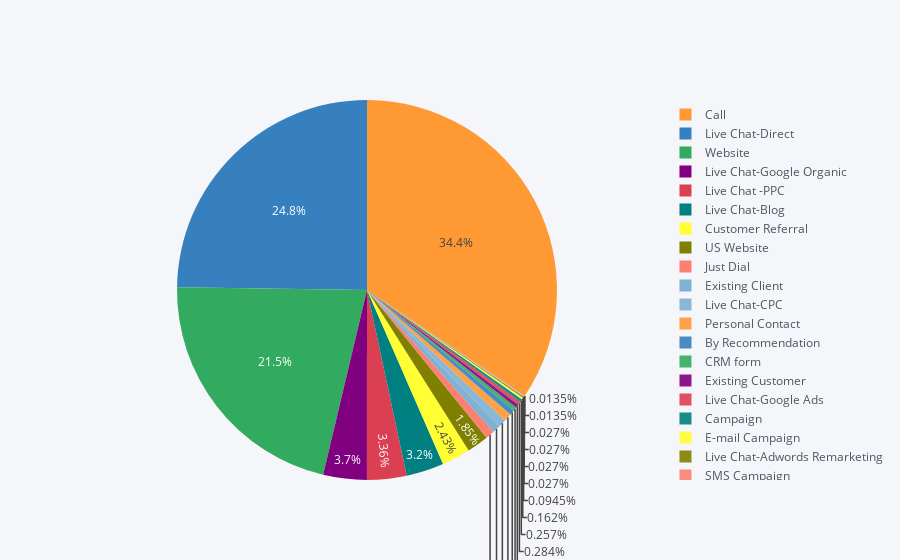

Write notebook code for a chart like this one.
### Markdown cell above
## Source

### Code cell
temp = data["Source"].value_counts()
df = pd.DataFrame({'labels': temp.index,
                   'values': temp.values
                  })
df.iplot(kind='pie',labels='labels',values='values')

### Figure 1 — Plotly figure (JSON) as saved in the notebook; plotly's stock layout.template omitted (floating-point values rounded to 4 significant figures)
{"data": [{"labels": ["Call", "Live Chat-Direct", "Website", "Live Chat-Google Organic", "Live Chat -PPC", "Live Chat-Blog", "Customer Referral", "US Website", "Just Dial", "Existing Client", "Live Chat-CPC", "Personal Contact", "By Recommendation", "CRM form", "Existing Customer", "Live Chat-Google Ads", "Campaign", "E-mail Campaign", "Live Chat-Adwords Remarketing", "SMS Campaign", "Other", "Live Chat-Youtube", "Live Chat-Quora", "E-Mail Message", "Live Chat-Justdial"], "marker": {"colors": ["rgba(255, 153, 51, 1.0)", "rgba(55, 128, 191, 1.0)", "rgba(50, 171, 96, 1.0)", "rgba(128, 0, 128, 1.0)", "rgba(219, 64, 82, 1.0)", "rgba(0, 128, 128, 1.0)", "rgba(255, 255, 51, 1.0)", "rgba(128, 128, 0, 1.0)", "rgba(251, 128, 114, 1.0)", "rgba(128, 177, 211, 1.0)", "rgba(128, 177, 211, 0.8999999999999999)", "rgba(255, 153, 51, 0.8999999999999999)", "rgba(55, 128, 191, 0.8999999999999999)", "rgba(50, 171, 96, 0.8999999999999999)", "rgba(128, 0, 128, 0.8999999999999999)", "rgba(219, 64, 82, 0.8999999999999999)", "rgba(0, 128, 128, 0.8999999999999999)", "rgba(255, 255, 51, 0.8999999999999999)", "rgba(128, 128, 0, 0.8999999999999999)", "rgba(251, 128, 114, 0.8999999999999999)", "rgba(251, 128, 114, 0.7999999999999998)", "rgba(128, 177, 211, 0.7999999999999998)", "rgba(255, 153, 51, 0.7999999999999998)", "rgba(55, 128, 191, 0.7999999999999998)", "rgba(50, 171, 96, 0.7999999999999998)"]}, "name": "", "type": "pie", "values": [2547, 1834, 1594, 274, 249, 237, 180, 137, 56, 51, 50, 50, 32, 23, 22, 21, 19, 12, 7, 2, 2, 2, 2, 1, 1]}], "layout": {"legend": {"bgcolor": "#F5F6F9", "font": {"color": "#4D5663"}}, "paper_bgcolor": "#F5F6F9", "plot_bgcolor": "#F5F6F9", "titlefont": {"color": "#4D5663"}}}
